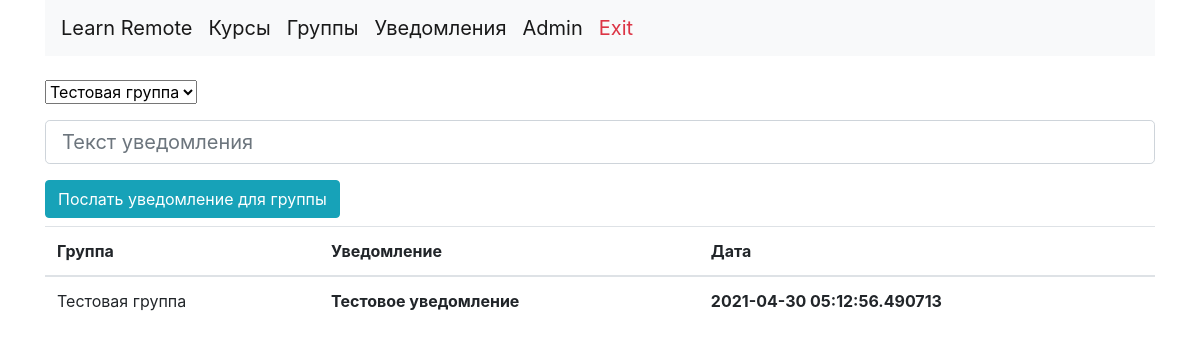
/notifications (signed in), run on the app's committed database.
### model.py (models this page shows)
class Group(db.Model):
    __tablename__ = "group"
    id = Column(Integer(), primary_key=True)
    name = Column(Text, nullable=False)
    code = Column(Text, nullable=False)
    notification = relationship('Notification', backref = 'group', lazy='dynamic')
    groupcourse = relationship('GroupCourse', backref='group', lazy='dynamic')
    usergroup = relationship('UserGroup',backref='group', lazy = 'dynamic')

class Notification(db.Model,SerializerMixin):
    __tablename__ = "notifications"
    serialize_only = ('id', 'text', 'date')
    id = Column(Integer(), primary_key = True)
    text = Column(String(255),nullable = False)
    date = Column(DateTime, nullable = false)
    group_id = Column(Integer, ForeignKey('group.id'))

### index.py (the view)
@app.route("/notifications")
@login_required
def show_notifications(message=""):
    groups = db.session.query(UserGroup).filter(UserGroup.user_id==current_user.id).all()
    groups_list=[]
    if groups:
        for i in groups:
            group = db.session.query(Group).filter(Group.id == i.group_id).first()
            groups_list.append(group)
    notifications=[]
    if groups_list:
        for i in groups_list:
            notifications.append(db.session.query(Notification).filter(Notification.group_id==i.id).all())
    return render_template("notifications.html", message=message,zip=zip,notifications = notifications,groups_list=groups_list)

### index.py (called while the page is built)
@login_manager.user_loader
def load_user(user_id):
    return db.session.query(User).get(user_id)

### templates/notifications.html (shortened to what this page needs)
{% extends 'base.html' %}
{% block content %}
<div class="container">
    <form action="/send_notification" method="post">
        <select name="group_id" class="mb-3 form-select" aria-label="Default select example" required>
            {% for i in groups_list %}
            <option value={{i.id}}>{{i.name}}</option>
            {% endfor %}
        </select>
        <div class="mb-3">
            <input type="text" class="form-control btn-lg" name="notification_text" placeholder="Текст уведомления"
                   required>
        </div>
        <button type="submit" class="btn btn-info">Послать уведомление для группы</button>
    </form>
    <table class="mt-2 table">
        <thead>
        <tr>
            <th scope="col">Группа</th>
            <th scope="col">Уведомление</th>
            <th scope="col">Дата</th>
        </tr>
        </thead>
        <tbody>
        {% for j in notifications %}
        {% for k in j %}
        <tr>
            {% set ns = namespace(name="") %}
            {%for i in groups_list %}
            {% if i.id == k.group_id %}
            {%set ns.name = i.name %}
            {% endif %}
            {% endfor %}
            <td>{{ns.name}}</td>
            <th>{{k.text}}</th>
            <th>{{k.date}}</th>
        </tr>
        {% endfor %}
        {% endfor %}
        </tbody>
    </table>
</div>
{% endblock %}

### data on the page
Notification: text "Тестовое уведомление", date "2021-04-30 05:12:56.490713"
Group: name "Тестовая группа"

### other printed values
form field group_id "Тестовая группа"
